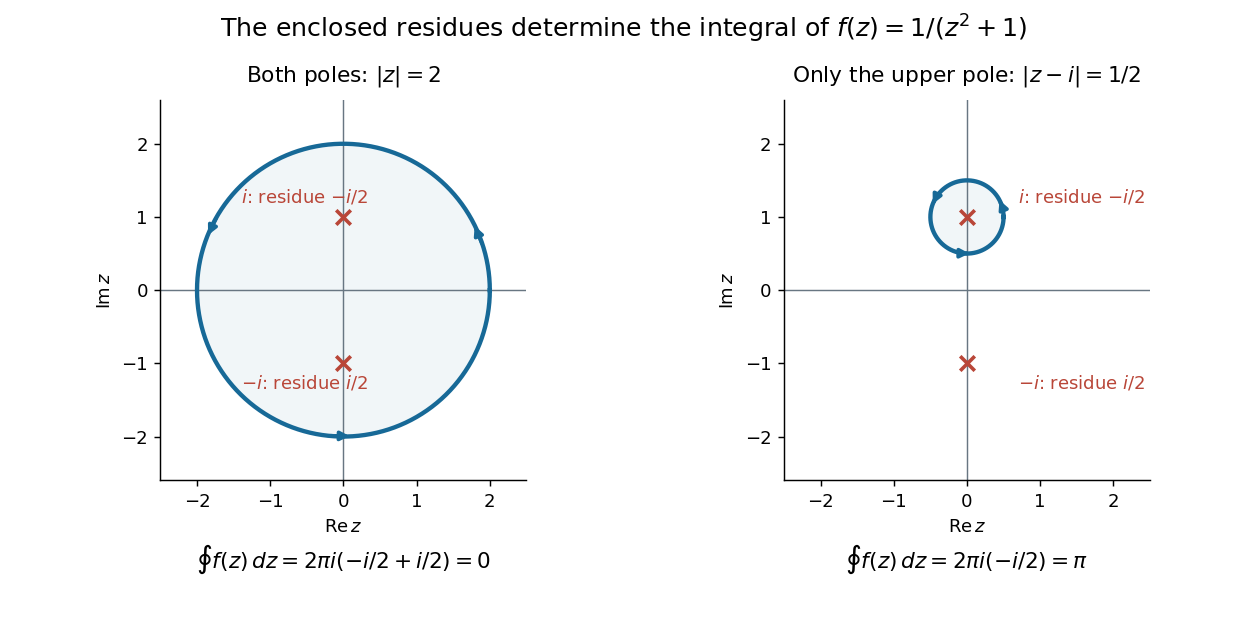

Source code (Python):
"""Compare two counterclockwise contours for 1/(z**2 + 1).

Tested with Python 3.14, NumPy 2.3.5, and Matplotlib 3.10.7.
Write an opaque white PNG with this script's basename in the working directory.
"""

from pathlib import Path

import matplotlib

matplotlib.use("Agg")
import matplotlib.pyplot as plt
import numpy as np


def circle_integral(center, radius):
    t = np.linspace(0, 2 * np.pi, 4097)
    z = center + radius * np.exp(1j * t)
    return np.trapezoid(1j * radius * np.exp(1j * t) / (z**2 + 1), t)


def main():
    both = circle_integral(0, 2)
    upper = circle_integral(1j, 0.5)
    assert abs(both) < 1e-10
    assert abs(upper - np.pi) < 1e-10

    blue, red, gray = "#176997", "#b94638", "#687682"
    fig, axes = plt.subplots(1, 2, figsize=(9.6, 4.8), dpi=130)
    fig.patch.set_facecolor("white")
    t = np.linspace(0, 2 * np.pi, 601)
    for ax, center, radius, title in zip(
        axes, [0, 1j], [2, 0.5],
        [r"Both poles: $|z|=2$", r"Only the upper pole: $|z-i|=1/2$"],
    ):
        ax.set_facecolor("white")
        ax.axhline(0, color=gray, lw=0.8)
        ax.axvline(0, color=gray, lw=0.8)
        z = center + radius * np.exp(1j * t)
        ax.fill(z.real, z.imag, color=blue, alpha=0.06)
        ax.plot(z.real, z.imag, color=blue, lw=2.4)
        for theta in [0.3, 2.6, 4.6]:
            start = center + radius * np.exp(1j * theta)
            end = center + radius * np.exp(1j * (theta + 0.18))
            ax.annotate("", (end.real, end.imag), (start.real, start.imag),
                        arrowprops={"arrowstyle": "-|>", "color": blue, "lw": 2})
        ax.scatter([0, 0], [1, -1], color=red, marker="x", s=65, lw=2, zorder=5)
        label_x = -1.4 if radius == 2 else 0.7
        ax.text(label_x, 1.2, r"$i$: residue $-i/2$", color=red, fontsize=10)
        ax.text(label_x, -1.35, r"$-i$: residue $i/2$", color=red, fontsize=10)
        ax.set(xlim=(-2.5, 2.5), ylim=(-2.6, 2.6),
               xlabel=r"$\operatorname{Re} z$", ylabel=r"$\operatorname{Im} z$")
        ax.set_aspect("equal")
        ax.set_title(title, fontsize=12, pad=10)
        ax.spines[["top", "right"]].set_visible(False)
        ax.set_xticks([-2, -1, 0, 1, 2])
        ax.set_yticks([-2, -1, 0, 1, 2])
    axes[0].text(0.5, -0.23, r"$\oint f(z)\,dz=2\pi i(-i/2+i/2)=0$",
                 transform=axes[0].transAxes, ha="center", fontsize=12)
    axes[1].text(0.5, -0.23, r"$\oint f(z)\,dz=2\pi i(-i/2)=\pi$",
                 transform=axes[1].transAxes, ha="center", fontsize=12)
    fig.suptitle(r"The enclosed residues determine the integral of $f(z)=1/(z^2+1)$",
                 fontsize=14, y=0.98)
    fig.subplots_adjust(left=0.08, right=0.97, bottom=0.23, top=0.84, wspace=0.28)
    output = Path.cwd() / Path(__file__).with_suffix(".png").name
    fig.savefig(output, facecolor="white", transparent=False)
    plt.close(fig)
    print(f"Circle integrals: both={both:.12g}, upper={upper:.12g}")


if __name__ == "__main__":
    main()
